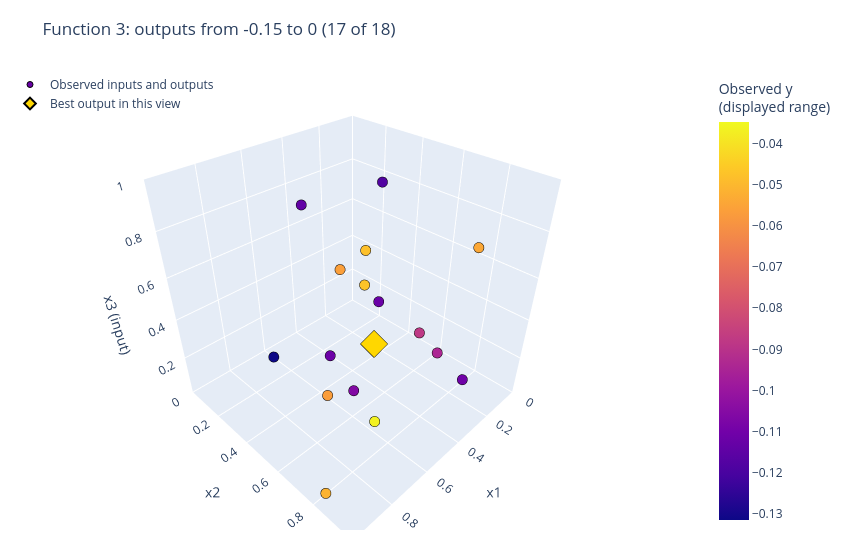

Write notebook code for a chart like this one.
### Markdown cell above
### Colour detail: outputs from -0.15 to 0

Use the same output window as the zoomed number line. Colours are rescaled across the
lowest and highest displayed outputs.

### Code cell
# Select a display subset without changing the observations used elsewhere.
cloud_zoom_mask = y.between(*output_zoom_limits).to_numpy()
cloud_zoom_inputs = surface_inputs[cloud_zoom_mask]
cloud_zoom_outputs = surface_outputs[cloud_zoom_mask]

# Copy the original cloud so the axes, camera, palette and hover format match.
observed_input_zoom_fig = go.Figure(observed_input_fig)
observed_input_zoom_fig.data[0].update(
    x=cloud_zoom_inputs[:, 0], y=cloud_zoom_inputs[:, 1], z=cloud_zoom_inputs[:, 2],
    customdata=cloud_zoom_outputs,
    marker=dict(color=cloud_zoom_outputs,
                cmin=cloud_zoom_outputs.min(), cmax=cloud_zoom_outputs.max(),
                colorbar=dict(title="Observed y<br>(displayed range)")),
)
zoom_best_position = np.argmax(cloud_zoom_outputs)
observed_input_zoom_fig.data[1].update(
    x=[cloud_zoom_inputs[zoom_best_position, 0]],
    y=[cloud_zoom_inputs[zoom_best_position, 1]],
    z=[cloud_zoom_inputs[zoom_best_position, 2]],
    customdata=[cloud_zoom_outputs[zoom_best_position]],
    name="Best output in this view",
)
observed_input_zoom_fig.update_layout(
    title=f"Function 3: outputs from -0.15 to 0 ({len(cloud_zoom_outputs)} of {len(surface_outputs)})",
)
cloud_zoom_html = figures / "observed-input-cloud-zoom.html"
observed_input_zoom_fig.write_html(cloud_zoom_html, include_plotlyjs=True, config=cloud_plot_config)
print(f"{len(cloud_zoom_outputs)} of {len(surface_outputs)} observations; colours rescaled from "
      f"{cloud_zoom_outputs.min():.4f} to {cloud_zoom_outputs.max():.4f}.")
observed_input_zoom_fig.show(config=cloud_plot_config)

### Figure 1 — Plotly figure (JSON) as saved in the notebook; plotly's stock layout.template omitted (floating-point values rounded to 4 significant figures)
{"data": [{"customdata": [-0.1121, -0.08796, -0.1114, -0.03484, -0.04801, -0.1106, -0.1139, -0.1315, -0.09419, -0.04695, -0.106, -0.118, -0.03638, -0.05676, -0.05643, -0.05128, -0.05421], "hovertemplate": "x1=%{x:.4f}<br>x2=%{y:.4f}<br>x3=%{z:.4f}<br>Observed y=%{customdata:.4f}<extra></extra>", "marker": {"cmax": -0.03484, "cmin": -0.1315, "color": [-0.1121, -0.08796, -0.1114, -0.03484, -0.04801, -0.1106, -0.1139, -0.1315, -0.09419, -0.04695, -0.106, -0.118, -0.03638, -0.05676, -0.05643, -0.05128, -0.05421], "colorbar": {"title": {"text": "Observed y<br>(displayed range)"}}, "colorscale": [[0, "#0d0887"], [0.1111, "#46039f"], [0.2222, "#7201a8"], [0.3333, "#9c179e"], [0.4444, "#bd3786"], [0.5556, "#d8576b"], [0.6667, "#ed7953"], [0.7778, "#fb9f3a"], [0.8889, "#fdca26"], [1, "#f0f921"]], "line": {"color": "black", "width": 1}, "size": 6}, "mode": "markers", "name": "Observed inputs and outputs", "type": "scatter3d", "x": [0.1715, 0.2421, 0.5349, 0.4926, 0.1346, 0.3455, 0.6455, 0.7469, 0.1705, 0.2205, 0.666, 0.04681, 0.6001, 0.966, 0.3351, 0.9545, 0.3523], "y": [0.3439, 0.6441, 0.3985, 0.6116, 0.2199, 0.9414, 0.3971, 0.2842, 0.697, 0.2978, 0.672, 0.2314, 0.7251, 0.8611, 0.2575, 0.8195, 0.9308], "z": [0.2487, 0.2724, 0.1734, 0.3402, 0.4582, 0.2694, 0.9198, 0.2263, 0.1492, 0.3436, 0.2463, 0.7706, 0.06609, 0.5668, 0.4595, 0.04216, 0.8498]}, {"customdata": [-0.03484], "hovertemplate": "Best observed y=%{customdata:.4f}<extra></extra>", "marker": {"color": "gold", "line": {"color": "black", "width": 2}, "size": 9, "symbol": "diamond"}, "mode": "markers", "name": "Best output in this view", "type": "scatter3d", "x": [0.4926], "y": [0.6116], "z": [0.3402]}], "layout": {"autosize": false, "height": 560, "legend": {"x": 0, "y": 1}, "margin": {"b": 30, "l": 10, "r": 80, "t": 70}, "scene": {"aspectmode": "cube", "dragmode": "orbit", "xaxis": {"range": [0, 1], "title": {"text": "x1"}}, "yaxis": {"range": [0, 1], "title": {"text": "x2"}}, "zaxis": {"range": [0, 1], "title": {"text": "x3 (input)"}}}, "title": {"text": "Function 3: outputs from -0.15 to 0 (17 of 18)"}, "width": 850}}
